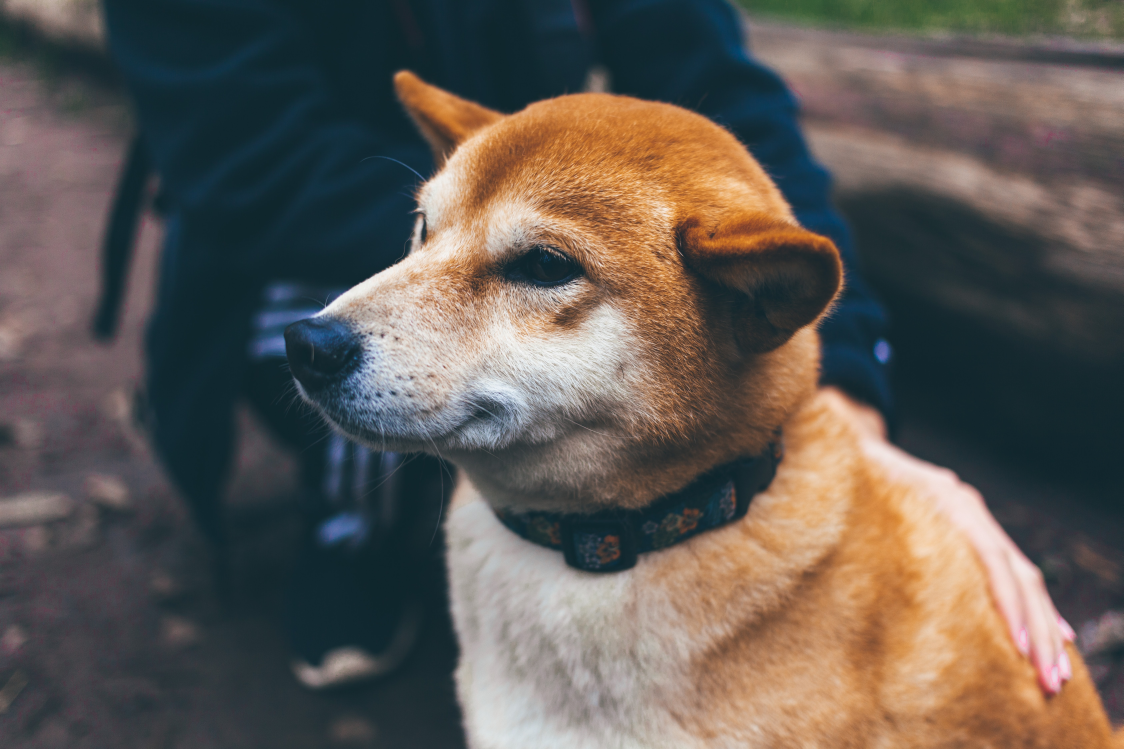
#> input picture AULA147_Pillow/fotos/christal-yuen-Aka2x2D4Ph0-unsplash.jpg, 5616 x 3744 px (shown at 1/5 size); its folder holds only this picture in this run
$ python resize.py
#> lines starting #> are read from the running program, lines starting #| are printed output that depends on the picture
import os
from PIL import Image


def main(path, new_width=800):
#> called with path = 'fotos', new_width = 640
    if not os.path.isdir(path):
        raise NotADirectoryError(f'{path} não existe')

    for root, dirs, files in os.walk(path):
        for file in files:
            file_full_path = os.path.join(root, file)
            file_name, extension = os.path.splitext(file)  # separando o nome do arquivo e da extensão

            converted_tag = '_CONVERTED'

            new_file = file_name + converted_tag + extension  # o nome do arquivo convertido
            new_file_full_path = os.path.join(root, new_file)

            if converted_tag in file_full_path:  # caso a foto já esteja convertida, ela não passa no laço novamente
                continue

            img_pillow = Image.open(file_full_path)
#> img_pillow is the input picture: PIL image 5616x3744 RGB; mean R, G, B 97.2, 90.8, 85

            width, height = img_pillow.size
#> width = 5616; height = 3744
            new_height = round(new_width * height / width) # calculando a nova altura
#> new_height = 427

            new_image = img_pillow.resize((new_width, new_height), Image.LANCZOS)
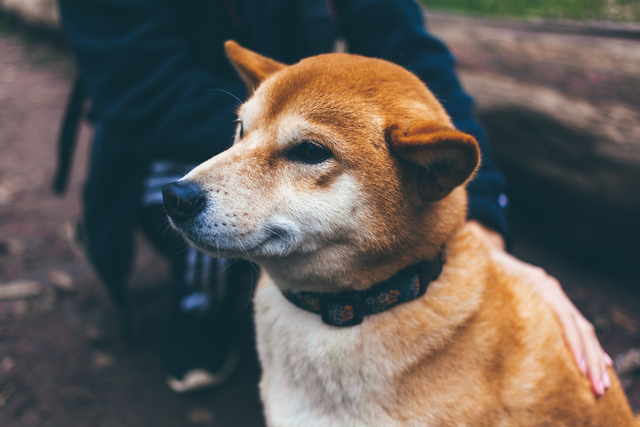
#> new_image: PIL image 640x427 RGB; mean R, G, B 97.2, 90.8, 85
            new_image.save(new_file_full_path, optimize=True, quality=70, exif=img_pillow.getexif())

            print(f'{file_full_path} convertido com sucesso!')
            new_image.close()
            img_pillow.close()


if __name__ == '__main__':
    main_images_folder = 'fotos'
    main(main_images_folder, new_width=640)
